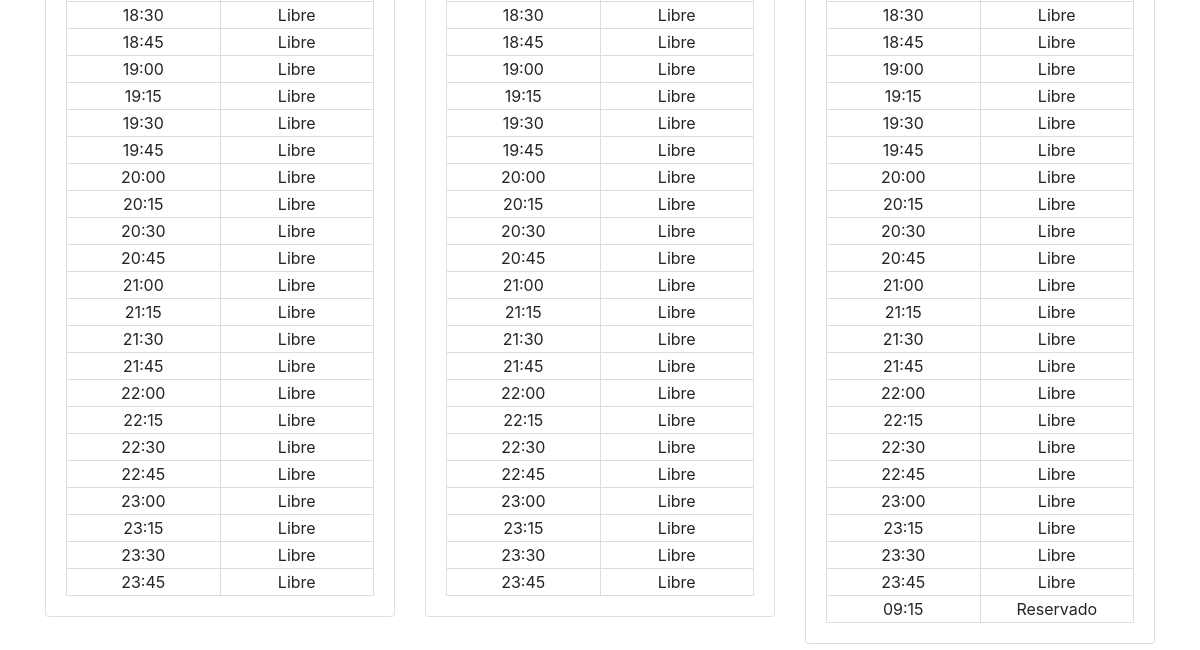
The app's page / (signed in, lower part), older data.
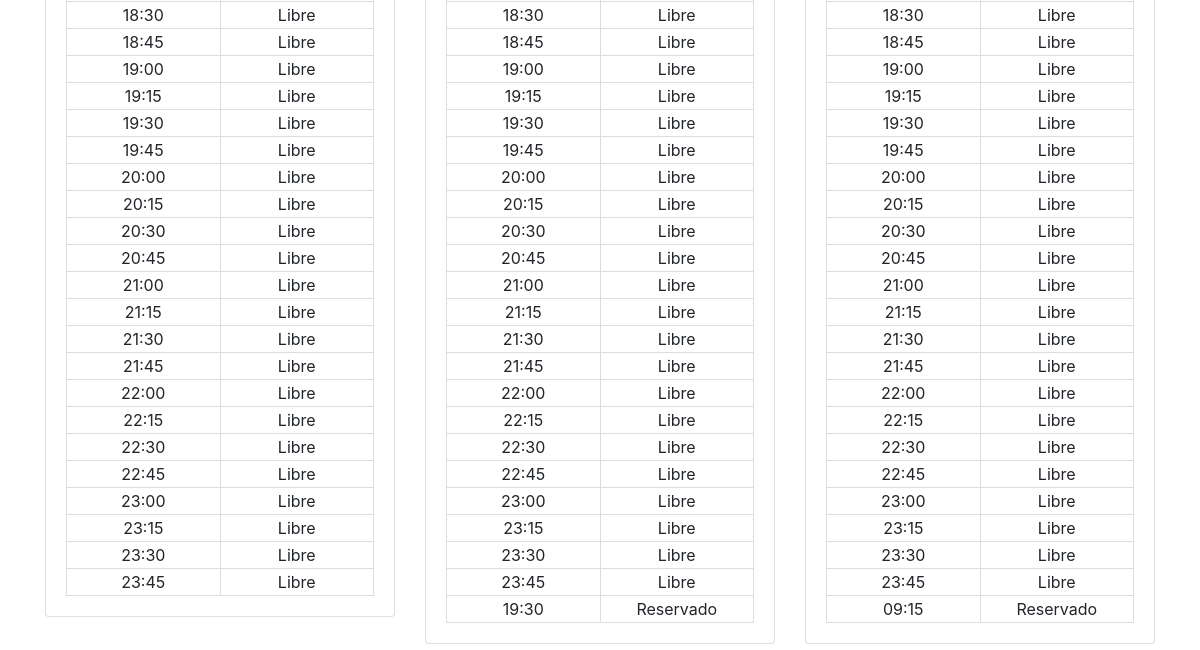
The same page, newer data.
### reservas/models.py (models this page shows, shortened)
class Reserva(models.Model):
    socio = models.ForeignKey(User, on_delete=models.CASCADE)
    pista = models.ForeignKey(Pista, on_delete=models.CASCADE)
    fecha_hora_inicio = models.DateTimeField()
    fecha_hora_fin = models.DateTimeField()
    jugadores = models.JSONField(default=list)

### reservas/views.py (the view)
# urls.py: path('', views.index, name='index'),
@login_required
def index(request):
    now = timezone.now()
    end_time = now + timezone.timedelta(days=1)
    pistas = Pista.objects.all()
    horas_del_dia = [now.replace(hour=h, minute=m, second=0, microsecond=0) for h in range(24) for m in (0, 15, 30, 45)]
    reservas = Reserva.objects.filter(fecha_hora_inicio__gte=now, fecha_hora_inicio__lte=end_time)
    reservas_por_pista = {pista.nombre: {hora: None for hora in horas_del_dia} for pista in pistas}
    for reserva in reservas:
        pista_nombre = reserva.pista.nombre
        hora_inicio = reserva.fecha_hora_inicio.replace(second=0, microsecond=0, tzinfo=None)
        reservas_por_pista[pista_nombre][hora_inicio] = reserva
    return render(request, 'reservas/index.html', {
        'reservas_por_pista': reservas_por_pista,
        'horas_del_dia': horas_del_dia,
        'now': now
    })

### reservas/templates/reservas/index.html (shortened to what this page needs)
{% extends 'reservas/base.html' %}
{% block content %}
    <div class="row">
        {% for pista, horas in reservas_por_pista.items %}
            <div class="col-md-4">
                <div class="card">
                    <div class="card-body">
                        <table class="reservation-table">
                            <tbody>
                                {% for hora, reserva in horas.items %}
                                    <tr>
                                        <td>{{ hora|date:"H:i" }}</td>
                                        <td>{% if reserva %}Reservado{% else %}Libre{% endif %}</td>
                                    </tr>
                                {% endfor %}
                            </tbody>
                        </table>
                    </div>
                </div>
            </div>
        {% endfor %}
    </div>
{% endblock %}

### reservas/templates/reservas/base.html (shortened to what this page needs)
<!DOCTYPE html>
<html>
<head>
    {% load static %}
    <link rel="stylesheet" type="text/css" href="{% static 'styles.css' %}">
    <link href="https://stackpath.bootstrapcdn.com/bootstrap/4.5.2/css/bootstrap.min.css" rel="stylesheet">
</head>
<body>
    <main class="container">
        {% block content %}
        {% endblock %}
    </main>
</body>
</html>

### static/styles.css (style rules this page uses)
.container { margin-top: 20px; }
.card { margin-bottom: 20px; }
.reservation-table { width: 100%; table-layout: fixed; }

Row changes from the older to the newer data that the page shows:
added Reserva: hora "19:30", shows "Reservado"
